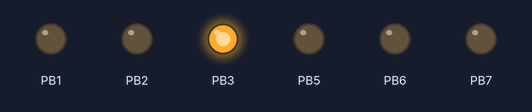
Bench run of a program on a simulated ATmega32, built with avr-gcc and emulated at 1 MHz. On the bench: output pins drawn as LEDs (lit = HIGH). At 13.5 s the program stops and its outputs stay as they are.

Above: at 0.1 s.
Timing chart, 0 to 1.6 s (numbered marks = the images above):
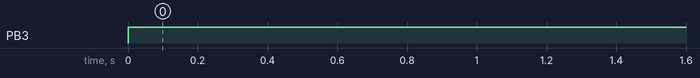

Measured:
- by itself, PB3: LOW → HIGH at 0.00 s

The program:

main.c
```c
/*
 * ATMEGA 32 DRIVERS.c
 *
 * Created: 9/5/2023 3:13:55 AM
 * Author : ANDREW NASSER
 */
#include <HEADERS.h>
extern uint8_t NUM_OVF;
extern uint8_t NUM_COM;


/*
void TIMER_OVF_CALLBACK(){
	PORTA = ~PORTA;
}

int main()
{
	DDRA=0xFF;
	sei();
	//MCAL_PORT_DIR(DIO_PORTA, DIO_PORT_OUT);
				TIMER0_SETCALLBACK_CMP_INTERRUPT(TIMER_OVF_CALLBACK);
				TE0_CONFIG_T CONFIG={CTC,OCIE_ENABLE,TOIE_DISABLE,PRESC_CLCK8};
				TIMER0_SET_CMP_VALUE(0xF0);
				TIMER0_INIT(&CONFIG);

		while (1)
		{

		}
	}

*/

int main()
{
	MCAL_PORT_DIR(DIO_PORTB, DIO_PORT_OUT);
	sei();


SERVO_INIT();

	while (1)
	{
		SERVO_ANGLE(0);
		_delay_ms(1500);
		SERVO_ANGLE(90);
		_delay_ms(1500);
		SERVO_ANGLE(180);
		_delay_ms(1500);


	}
}


	/*
	LCD_Init();

MCAL_PORT_DIR(DIO_PORTA, DIO_PORT_IN);
MCAL_PORT_DIR(DIO_PORTB, DIO_PORT_OUT);

MCAL_PIN_MODE(DIO_PORTA,PIN0,PIN_IN);
MCAL_PIN_MODE(DIO_PORTA,PIN1,PIN_IN);
MCAL_PIN_MODE(DIO_PORTA,PIN2,PIN_IN);
MCAL_PIN_MODE(DIO_PORTA,PIN3,PIN_IN);


while(1)
{
if(DIO_READ_BIT(PORTA,PIN0)){
	TOGGLE_PIN(DIO_PORTB , PIN0);
		_delay_ms(1000);
			LCD_SendString("LEVEL 100%");
		_delay_ms(1000);
			LCD_SendCMD(LCD_Clear_Display);


}else if(DIO_READ_BIT(PORTA,PIN1)){
		TOGGLE_PIN(DIO_PORTB , PIN1);
			_delay_ms(500);
			LCD_SendString("LEVEL IS 75%");
			_delay_ms(500);
			LCD_SendCMD(LCD_Clear_Display);


}else if(DIO_READ_BIT(PORTA,PIN2)){
			TOGGLE_PIN(DIO_PORTB , PIN2);
				_delay_ms(500);
			LCD_SendString("LEVEL IS 50%");
				_delay_ms(500);
			LCD_SendCMD(LCD_Clear_Display);


}else if(DIO_READ_BIT(PORTA,PIN3)){


			TOGGLE_PIN(DIO_PORTB , PIN3);
			//MCAL_PIN_MODE(DIO_PORTB,PIN7,PIN_OUT);

				_delay_ms(500);
			LCD_SendString("!!!!!WARNING !!!!");
				_delay_ms(500);
			LCD_SendCMD(LCD_Clear_Display);
			LCD_SendString("LEVEL IS 25%");
				_delay_ms(500);
				LCD_SendCMD(LCD_Clear_Display);


}
}


}*/
```

KEYPAD.c
```c
/*
 * CFile1.c
 *
 * Created: 9/14/2023 1:26:37 AM
 *  Author: King 45M
 */
#include <HEADERS.h>
int keypad_R [4]= {R0 , R1 , R2 , R3};
int keypad_C [4]= {C0 , C1 , C2 , C3};
void KEYPAD_INIT(){
	//SET ROW AS INPUT
	KEYPAD_DDR	&= ~ ((1<<R0) | (1<<R1) | (1<<R2) | (1<<R3));
	//SET COLUMS AS OUTPUT
	KEYPAD_DDR |= ((1<<C0) | (1<<C1) | (1<<C2) | (1<<C3));
	// INPUT PULL UP RESISTOR AND OUTPUT BE HIGH
	KEYPAD_PORT=0xFF;
}
char KEYPAD_CHAR(){
	int i,j;
	for (i = 0; i < 4; i++){
		KEYPAD_PORT |= (1<<keypad_C[0] | 1<<keypad_C[1] | 1<<keypad_C[2] | 1<<keypad_C[3]);
		KEYPAD_PORT &= ~(1<<keypad_C[i] );
		for(j=0;j<4;j++){
			if (!(KEYPAD_PIN & (1<<keypad_R[j] )))
			{
				while(!(KEYPAD_PIN & (1<< keypad_R[j] )));

				switch (i){

					case 0 :
					{
						if( j == 0) return '7';
						else if (j == 1) return '4';
						else if (j == 2) return '1';
						else if (j == 3) return '!';
						break;
					}
					case 1 :
					{
						if( j == 0) return '8';
						else if (j == 1) return '5';
						else if (j == 2) return '2';
						else if (j == 3) return '0';
						break;
					}
					case 2 :
					{
						if( j == 0) return '9';
						else if (j == 1) return '6';
						else if (j == 2) return '3';
						else if (j == 3) return '=';
						break;
					}
					case 3 :{
						if( j == 0) return '/';
						else if (j == 1) return '*';
						else if (j == 2) return '-';
						else if (j == 3) return '+';
						break;
					}
				}
			}
		}
	}
	return '\0'; //AS DEFAULT IF NO KEYPAD PRESSED
}
```

KEYPAD.h
```c
/*
 * KEYPAD.h
 *
 * Created: 9/14/2023 1:26:26 AM
 *  Author: King 45M
 */


#ifndef KEYPAD_H_
#define KEYPAD_H_
#include <HEADERS.h>


#define KEYPAD_PORT   PORTB
#define KEYPAD_DDR    DDRB
#define KEYPAD_PIN    PINB


#define R0	0
#define R1  1
#define R2  2
#define R3  3
#define C0  4
#define C1  5
#define C2  6
#define C3  7

void KEYPAD_INIT();
char KEYPAD_CHAR();


#endif /* KEYPAD_H_ */
```

LCD.c
```c
/*
 * LCD.c
 *
 * Created: 9/10/2023 10:46:19 AM
 *  Author: ANDREW NASSER
 */

#include <HEADERS.h>


/*
void DISPLAY_ON(){

	LCD_COMMAND(LCD_Clear_Display);
	_delay_us(2000);
	LCD_COMMAND(LCD_Enty_Mode_Set_Inc);

}
void LCD_4BITS_MODE(){
	LCD_COMMAND(LCD_Return_Home);
	LCD_COMMAND(LCD_4BITS_2LINES_5X8);
	//LCD_COMMAND(LCD_4BITS_OPERATING);
	//LCD_COMMAND(LCD_4BITS_OPERATING2);
	//LCD_COMMAND(LCD_4BITS_2LINES_5X8);
}

void LCD_ENABLE(){
	(*(volatile char *)(COMMAND))	|=	(1<<E);		//SET ENABLE START HIGH TO LOW
	_delay_ms(1);
	(*(volatile char *)(COMMAND))	&=	~(1<<E);	//RESET ENAPLE END
	_delay_us(100);
}
volatile void LCD_INIT(){
	(*(volatile char *)(DATA-1))=PORT_OUTPUT;		//DDR THE DATA AS OUTPUT
	(*(volatile char *)(COMMAND-1))=PORT_OUTPUT;	//DDR THE COMMAND AS OUTPUT
	//(*(volatile char *)(DATA-2))=0X00;				//DATA PORT IS INIT FROM GARBAGE & DATA REGISTER WHICH USED AS 1 OR 0
	(*(volatile char *)(COMMAND))&= ~(1<<E);		//RESET E PIN

	if (MODE==8)
	{
		_delay_ms(200);
		LCD_COMMAND(LCD_8BITS_1LINE_5X10);

	}
	else if (MODE==4)
	{
		_delay_ms(200);

		LCD_4BITS_MODE();
	}
	DISPLAY_ON();
	LCD_COMMAND(LCD_DISP_ON_CURSOR_BLINK);
}
void LCD_COMMAND(char cmd){
	(*(volatile char *)(COMMAND))	&= ~(1<<RS);	//RESET REGISTER SELECT FOR COMMAND WRITE
	if (MODE==8)
	{
		(*(volatile char *)(DATA))= cmd;		//DATA PINS EQUAL COMMAND
	}
	else if(MODE==4){
		(*(volatile char *)(DATA))= (cmd & 0xf0);		//SEND HIGH NIBBLE TO D4:D7
		LCD_ENABLE();
		(*(volatile char *)(DATA))=(cmd<<4);			//SEND LOW NIBBLE TO D4:D7

	}
	LCD_ENABLE();
}
void LCD_OUT(unsigned char val){
	(*(volatile char *)(DATA)) |= (1<<RS)	;	//SET REGISTER SELECT FOR DATA WRITE
	if(MODE==8){
		(*(volatile char *)(DATA))=val;
	}
	else if (MODE==4)
	{
		(*(volatile char *)(DATA))= (val & 0xf0);		//SEND HIGH NIBBLE TO D4:D7
		(*(volatile char *)(COMMAND)) |= (1<<RS);
		LCD_ENABLE();
		(*(volatile char *)(DATA))=(val<<4);
	}
	LCD_ENABLE();
}
void LCD_PRINT(char * str){
	unsigned char i=0;
	while(str[i]!=0){		//NULL VALUE AS END OF STRING ARRAY
		LCD_OUT(str[i]);
		i++;
	}
}


*/

void LCD_Init(void)
{
	MCAL_PORT_DIR(LCD_DATA_PORT,DIO_PORT_OUT);

	MCAL_PIN_MODE(LCD_CTRL_PORT,LCD_RS_PIN,PIN_OUT);
	MCAL_PIN_MODE(LCD_CTRL_PORT,LCD_RW_PIN,PIN_OUT);
	MCAL_PIN_MODE(LCD_CTRL_PORT,LCD_E_PIN,PIN_OUT);

	_delay_ms(30);
	//function set
	LCD_SendCMD(0b00111100);
	_delay_ms(1);
	//display on
	LCD_SendCMD(0b00001111);
	_delay_ms(1);
	//clear
	LCD_SendCMD(0b00000001);
	_delay_ms(2);
	//Entry mode
	LCD_SendCMD(0b00000110);

}

void LCD_SendCMD(uint8_t cmd)
{
	// RS ----->> 0 to send cmd
	MCAL_PIN_STATE(LCD_CTRL_PORT,LCD_RS_PIN,PIN_LOW);
	// RW ----->> 0 to write
	MCAL_PIN_STATE(LCD_CTRL_PORT,LCD_RW_PIN,PIN_LOW);

	MCAL_PORT_VAL(LCD_DATA_PORT , cmd);

	// E----->> 010
	MCAL_PIN_STATE(LCD_CTRL_PORT,LCD_E_PIN,PIN_HIGH);
	_delay_ms(1);
	MCAL_PIN_STATE(LCD_CTRL_PORT,LCD_E_PIN,PIN_LOW);
	_delay_ms(1);

}
void LCD_SendChar(uint8_t data)
{
	// RS ----->> 1 to send data
	MCAL_PIN_STATE(LCD_CTRL_PORT,LCD_RS_PIN,PIN_HIGH);
	// RW ----->> 0 to write
	MCAL_PIN_STATE(LCD_CTRL_PORT,LCD_RW_PIN,PIN_LOW);

	MCAL_PORT_VAL(LCD_DATA_PORT , data);

	// E----->> 010
	MCAL_PIN_STATE(LCD_CTRL_PORT,LCD_E_PIN,PIN_HIGH);
	_delay_ms(1);
	MCAL_PIN_STATE(LCD_CTRL_PORT,LCD_E_PIN,PIN_LOW);
	_delay_ms(1);

}


void LCD_SendString(uint8_t *str)
{
	while(*str !='\0')
	{
		LCD_SendChar(*str);
		str++;
	}
}


void LCD_GoTO(uint8_t row, uint8_t clm)
{
	switch(row)
	{
		case 1: LCD_SendCMD(128+clm);	break;
		case 2: LCD_SendCMD(192+clm);	break;
	}
}
```

LCD.h
```c
/*
 * LCD.h
 *
 * Created: 9/10/2023 10:46:38 AM
 *  Author: ANDREW NASSER
 */
#include <HEADERS.h>


#ifndef LCD_H_
#define LCD_H_

#define LCD_CTRL_PORT	DIO_PORTD
#define LCD_DATA_PORT	DIO_PORTC

#define LCD_RS_PIN		PIN0
#define LCD_RW_PIN		PIN1
#define LCD_E_PIN		PIN2
#define LCD_Clear_Display              0x01		//CLEAR DISPLAY SCREEN

void LCD_Init(void);
void LCD_SendCMD(uint8_t cmd);
void LCD_SendChar(uint8_t data);
void LCD_SendString(uint8_t *str);
void LCD_GoTO(uint8_t row, uint8_t clm);
/*

#define PORT_OUTPUT	0XFF
//FOR USER WRITE THE PORT AND PINS WHICH USES HERE
#define DATA	PORTC
#define COMMAND	PORTD
#define RS	1
#define E	2
#define MODE	4


//LCD INSTRUCTIONS
#define LCD_Clear_Display              0x01		//CLEAR DISPLAY SCREEN
#define LCD_Return_Home                0x02		//RETURN HOME
#define LCD_Enty_Mode_Set_Dec          0x04		//ENTY MODE SET DECREMENT
#define LCD_Enty_Mode_Set_Inc_Shift    0x05		//SHIFT DISPLAY RIGHT
#define LCD_Enty_Mode_Set_Inc          0x06		//ENTY MODE SET INCREMENT
#define LCD_Enty_Mode_Set_Dec_Shift    0x07		//SHIFT DISPLAY LEFT
#define LCD_DISP_OFF                   0x08		//DISPLAY OFF , CURSOR OFF
#define LCD_DISP_ON                    0x0C		//DISPLAY ON, CURSOR OFF
#define LCD_DISP_ON_BLINK              0x0D		//DISPLAY OFF, CURSOR ON
#define LCD_DISP_ON_CURSOR             0x0E		//DISPLAY ON CURSOR BLINKING
#define LCD_DISP_ON_CURSOR_BLINK       0x0F
#define LCD_MOV_CURSOR_LEFT            0x10		//SHIFT CURSOR TO LIFT
#define LCD_MOV_CURSOR_RIGHT           0x14		//SHIFT CURSOR TO RIGHT
#define LCD_MOV_DISP_LEFT              0x18		//SHIFT ENTIRE DISPLAY TO LEFT
#define LCD_MOV_DISP_RIGHT             0x1C		//SHIFT ENTIRE DISPLAY TO RIGHT
#define LCD_4BITS_2LINES_5X10          0x2C
#define LCD_4BITS_2LINES_5X8           0x28		//2 LINES - 5*7 MATRIX (D4-D7,4BIT)
#define LCD_4BITS_1LINE_5X10           0x24
#define LCD_4BITS_1LINE_5X8            0x20
#define LCD_8BITS_2LINES_5X10          0x3C
#define LCD_8BITS_2LINES_5X8           0x38		//2 LINES - 5*7 MATRIX (D0-D7,8 BIT)
#define LCD_8BITS_1LINE_5X10           0x34
#define LCD_8BITS_1LINE_5X8            0x30
#define LCD_ROW1_COLUMN1               0x80		//FORCE CURSOR TO BEGINING 1st LINE
#define LCD_ROW2_COLUMN2			   0xC0		//FORCE CURSOR TO BEGINING 2nd LINE
#define LCD_4BITS_OPERATING			   0x32		//FOR OPERATING THE 4 BITS MODE
#define LCD_4BITS_OPERATING2		   0x33


//LCD FUNCTIONS
void LCD_INIT();
void LCD_COMMAND(char cmd);
void LCD_ENABLE();
void LCD_OUT(unsigned char val);
void LCD_PRINT(char * str);
void LCD_4BITS_MODE();
void DISPLAY_ON();
*/
#endif /* LCD_H_ */
```

SERVO_MOTOR.c
```c
/*
 * SERVO_MOTOR.c
 *
 * Created: 9/15/2023 9:43:30 AM
 *  Author: ANDREW NASSER
 */
#include <HEADERS.h>


void SERVO_INIT(void)
{
	PWM_CONFIG_T CONFIG={FAST_PWM,PWM_OCIE_DISABLE,PWM_TOIE_DISABLE,PWM_PRESC_CLCK8,PWM_INVERTING};
		PWM_INIT(&CONFIG);
}
void SERVO_ANGLE(uint8_t angle)
{

	PWM_GET_CMP_VALUE(angle);
}
void SERVO_DEINIT(void){
	PWM_STOP();
}
```

STEPPER_MOTOR.c
```c
/*
 * STEPPER_MOTOR.c
 *
 * Created: 9/15/2023 2:13:38 PM
 *  Author: ANDREW NASSER
 */

#include <HEADERS.h>


void STEPPER_MOTOR_INIT(uint8_t PORT , uint8_t coil_1 ,uint8_t coil_2 ,uint8_t coil_3 ,uint8_t coil_4){
	MCAL_PIN_MODE(PORT,coil_1,PIN_OUT);
	MCAL_PIN_MODE(PORT,coil_2,PIN_OUT);
	MCAL_PIN_MODE(PORT,coil_3,PIN_OUT);
	MCAL_PIN_MODE(PORT,coil_4,PIN_OUT);

}


void STEPPER_MOTOR_CW(uint8_t PORT , uint8_t coil_1 ,uint8_t coil_2 ,uint8_t coil_3 ,uint8_t coil_4 ,uint8_t degree ){
	uint8_t DEGREE_PER_STEP =1;
	uint8_t ITERATIONS = (degree/DEGREE_PER_STEP)/4;

	for(int i=0 ;i<ITERATIONS;i++){
			MCAL_PIN_STATE(PORT,coil_1,PIN_HIGH);
			MCAL_PIN_STATE(PORT,coil_2,PIN_LOW);
			MCAL_PIN_STATE(PORT,coil_3,PIN_LOW);
			MCAL_PIN_STATE(PORT,coil_4,PIN_LOW);
			_delay_ms(50);

			MCAL_PIN_STATE(PORT,coil_1,PIN_LOW);
			MCAL_PIN_STATE(PORT,coil_2,PIN_HIGH);
			MCAL_PIN_STATE(PORT,coil_3,PIN_LOW);
			MCAL_PIN_STATE(PORT,coil_4,PIN_LOW);
			_delay_ms(50);

			MCAL_PIN_STATE(PORT,coil_1,PIN_LOW);
			MCAL_PIN_STATE(PORT,coil_2,PIN_LOW);
			MCAL_PIN_STATE(PORT,coil_3,PIN_HIGH);
			MCAL_PIN_STATE(PORT,coil_4,PIN_LOW);
			_delay_ms(50);

			MCAL_PIN_STATE(PORT,coil_1,PIN_LOW);
			MCAL_PIN_STATE(PORT,coil_2,PIN_LOW);
			MCAL_PIN_STATE(PORT,coil_3,PIN_LOW);
			MCAL_PIN_STATE(PORT,coil_4,PIN_HIGH);
			_delay_ms(50);


	}
}


void STEPPER_MOTOR_CCW(uint8_t PORT , uint8_t coil_1 ,uint8_t coil_2 ,uint8_t coil_3 ,uint8_t coil_4 , uint8_t degree){
		uint8_t DEGREE_PER_STEP =1;
		uint8_t ITERATIONS = (degree/DEGREE_PER_STEP)/4;
		for(int i=0 ;i<ITERATIONS;i++){
			MCAL_PIN_STATE(PORT,coil_1,PIN_LOW);
			MCAL_PIN_STATE(PORT,coil_2,PIN_LOW);
			MCAL_PIN_STATE(PORT,coil_3,PIN_LOW);
			MCAL_PIN_STATE(PORT,coil_4,PIN_HIGH);
			_delay_ms(50);

			MCAL_PIN_STATE(PORT,coil_1,PIN_LOW);
			MCAL_PIN_STATE(PORT,coil_2,PIN_LOW);
			MCAL_PIN_STATE(PORT,coil_3,PIN_HIGH);
			MCAL_PIN_STATE(PORT,coil_4,PIN_LOW);
			_delay_ms(50);

			MCAL_PIN_STATE(PORT,coil_1,PIN_LOW);
			MCAL_PIN_STATE(PORT,coil_2,PIN_HIGH);
			MCAL_PIN_STATE(PORT,coil_3,PIN_LOW);
			MCAL_PIN_STATE(PORT,coil_4,PIN_LOW);
			_delay_ms(50);

			MCAL_PIN_STATE(PORT,coil_1,PIN_HIGH);
			MCAL_PIN_STATE(PORT,coil_2,PIN_LOW);
			MCAL_PIN_STATE(PORT,coil_3,PIN_LOW);
			MCAL_PIN_STATE(PORT,coil_4,PIN_LOW);
			_delay_ms(50);


		}

}
```

STEPPER_MOTOR.h
```c
/*
 * STEPPER_MOTOR.h
 *
 * Created: 9/12/2023 2:13:25 PM
 *  Author: ANDREW NASSER
 */


#ifndef STEPPER_MOTOR_H_
#define STEPPER_MOTOR_H_

void STEPPER_MOTOR_INIT(uint8_t PORT , uint8_t coil_1 ,uint8_t coil_2 ,uint8_t coil_3 ,uint8_t coil_4);

void STEPPER_MOTOR_CW(uint8_t PORT , uint8_t coil_1 ,uint8_t coil_2 ,uint8_t coil_3 ,uint8_t coil_4 ,uint8_t degree );

void STEPPER_MOTOR_CCW(uint8_t PORT , uint8_t coil_1 ,uint8_t coil_2 ,uint8_t coil_3 ,uint8_t coil_4 , uint8_t degree);


#endif /* STEPPER_MOTOR_H_ */
```

ATMEGA.h
```c
/*
 * ATMEGA.h
 *
 * Created: 9/5/2023 3:17:59 AM
 *  Author: ANDREW NASSER
 */


#ifndef ATMEGA_H_
#define ATMEGA_H_
#define F_CPU 1000000UL
/*
#define DDRA	*((volatile unsigned char *)0x3A)
#define	PORTA	*((volatile unsigned char *)0x3B)
#define	PINA	*((volatile unsigned char *)0x39)

#define DDRB	*((volatile unsigned char *)0x37)
#define PORTB	*((volatile unsigned char *)0x38)
#define PINB	*((volatile unsigned char *)0x36)

#define DDRC	*((volatile unsigned char *)0x34)
#define PORTC	*((volatile unsigned char *)0x35)
#define PINC	*((volatile unsigned char *)0x33)

#define DDRD	*((volatile unsigned char *)0x31)
#define PORTD	*((volatile unsigned char *)0x32)
#define PIND	*((volatile unsigned char *)0x30)


//EXTI
#define SREG	*((volatile unsigned char *)0x5F)
#define MCUCSR	*((volatile unsigned char *)0x54)		//MCU Control and Status Register
#define MCUCR	*((volatile unsigned char *)0x55)		//MCU Control Register
#define GICR	*((volatile unsigned char *)0x5B)

//TIMERS

#define TCCR0	*((volatile unsigned char *)0x53)
#define TIMSK	*((volatile unsigned char *)0x59)
#define TCNT0	*((volatile unsigned char *)0x54)
#define TCCR1B	*((volatile unsigned char *)0x4E)
#define OCR1A	*((volatile unsigned char *)0x49)
#define OCR0	*((volatile unsigned char *)0x5C)


*/

typedef unsigned char uint8_t;
// typedef unsigned short uint16_t;
// typedef unsigned int uint32_t;

typedef char sint8_t;
typedef short sint16_t;
typedef int sint32_t;

typedef unsigned char* ptr_uint8_t;
typedef char* ptr_sint8_t;

typedef void(*PTR_VoidFunVoid_t)(void);
#define NULL_PTR		((void*) (0))

typedef unsigned char E_STATUS_t;
#define E_OK		(E_STATUS_t)(0)
#define E_NOK		(E_STATUS_t)(1)


/*
typedef unsigned char E_STATUS_t;
#define E_OK		(E_STATUS_t)(0)
#define E_NOK		(E_STATUS_t)(1)


typedef void(*PTR_VoidFunVoid_t)(void);
//#define E_OK		((unsigned char)(0))
//#define E_NOK		((unsigned char)(1))
#define NULL_PTR	((void*) (0))*/
#define SETBIT(reg,bit)		(reg|=(1<<bit))
#define CLEARBIT(reg,bit)	(reg=reg&~(1<<bit))
#define READBIT(reg,bit)	((reg>>bit)&1)
#define TOGGLEBIT(reg,bit)	(reg=reg^(1<<bit))


#endif /* ATMEGA_H_ */
```

EXTI.h
```c
/*
 * EXTI.h
 *
 * Created: 9/14/2023 7:26:27 AM
 *  Author: ANDREW NASSER
 */


#ifndef EXTI_H_
#define EXTI_H_


void EXTI0_INIT(void);

void EXTI1_INIT(void);

void EXTI2_INIT(void);


#endif /* EXTI_H_ */
```

GPIO.h
```c
/*
 * GPIO.h
 *
 * Created: 9/5/2023 3:18:20 AM
 *  Author: King 45M
 */


#ifndef GPIO_H_
#define GPIO_H_


/*The DDxn bit in the DDRx Register selects the direction of this pin. If DDxn is written logic one, Pxn is
configured as an output pin. If DDxn is written logic zero, Pxn is configured as an input pin.*/

#define OUTPUT_PIN	1
#define INPUT_PIN	0

/*If PORTxn is written logic one when the pin is configured as an input pin, the pull-up resistor is activated.
To switch the pull-up resistor off, PORTxn has to be written logic zero or the pin has to be configured as
an output pin. The port pins are tri-stated when reset condition becomes active, even if no clocks are
running.
If PORTxn is written logic one when the pin is configured as an output pin, the port pin is driven high
(one). If PORTxn is written logic zero when the pin is configured as an output pin, the port pin is driven
low (zero)*/


#define  DIO_PORTA	0
#define  DIO_PORTB	1
#define  DIO_PORTC	2
#define  DIO_PORTD	3

#define  DIO_PORT_OUT    0xff
#define  DIO_PORT_IN     0x00

#define  DIO_PORT_HIGH    0xff
#define  DIO_PORT_LOW     0x00

#define PIN_OUT		1
#define PIN_IN		0

#define PIN_HIGH		1
#define PIN_LOW			0


#define PIN0   0
#define PIN1   1
#define PIN2   2
#define PIN3   3
#define PIN4   4
#define PIN5   5
#define PIN6   6
#define PIN7   7


void MCAL_PORT_DIR(uint8_t PORT,uint8_t DIR);
void MCAL_PORT_STATE(uint8_t PORT,uint8_t STATE);

void MCAL_PIN_MODE(uint8_t PORT,uint8_t PIN,uint8_t DIR);
void MCAL_PIN_STATE(uint8_t PORT,uint8_t PIN,uint8_t STATE);
void TOGGLE_PIN(uint8_t PORT , uint8_t PIN);
uint8_t DIO_READ_BIT(uint8_t PORT , uint8_t PIN );

#endif /* GPIO_H_ */
```

HEADERS.h
```c
/*
 * HEADERS.h
 *
 * Created: 9/5/2023 4:12:12 AM
 *  Author: ANDREW NASSER
 */


#ifndef HEADERS_H_
#define HEADERS_H_

#include<stdlib.h>
#include<stdio.h>
#include<stdint.h>
#include <avr/interrupt.h>
#include <util/delay.h>
#include <avr/io.h>

#include "ATMEGA.h"
#include "GPIO.h"
#include "LCD.h"
#include "KEYPAD.h"
#include "EXTI.h"
#include "STEPPER_MOTOR.h"
#include "TIMERS.h"
#include "PWM.h"


#endif /* HEADERS_H_ */
```

Source omitted: PWM.h (1968 bytes), TIMERS.h (2262 bytes), EXTI.c (2482 bytes), GPIO.c (4541 bytes), PWM.c (3509 bytes), TIMERS.c (3350 bytes)
